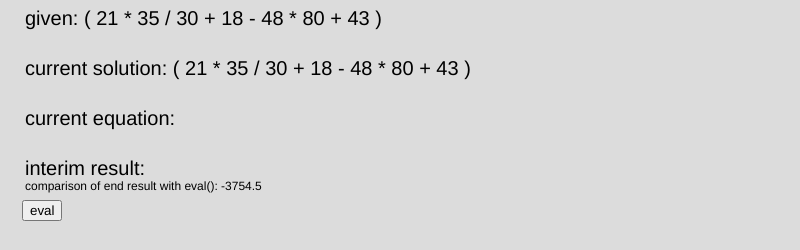
Frame 1 (no input)
Frame 60 (no input): identical to frame 1, image omitted
Frame 120 (the mouse pressed at the canvas centre since frame 60): identical to frame 1, image omitted

The p5.js sketch that drew this single still picture (run headless with seeded random() and noise() and a simulated clock; from frame 60 on, the mouse is pressed at the canvas centre):

// p5.js sketch
// ── sketch.js
//dieses Programm stellt bei jeder Initialisierung einen Zufallsterm.
//Der sollte sich durch drücken des Eval Buttons durchrechnen lassen.
//Zum vergleich wird das Ergebnis nochmal mit eval() unten gezeigt.
//In der konsole wird ein anderer Term angezeigt, der die Funktionalität
//des Klammerparser dokumentiert. Der muss noch in dem ganzen eingebettet
//werden. Ein Zufallstermgenerator mit Klammern wäre noch nötig.

function setup(){
  createCanvas(displayWidth,250)
  klammerVerarbeiter()
  zufallsFormelgenerator()
  button(); 

}


function draw(){
  background(220)
  display();
}



// ── Calc.js
let carr = []; // Rechenkopf

function terminator(){
  
  carr = []
  carr.push(arr[steuerwert-1]); 
  carr.push(arr[steuerwert]);
  carr.push(arr[steuerwert+1]);
    
    if(carr[1] == "*"){
    zwischenergebnis = parseInt(carr[0]) * parseInt(carr[2]);
 
  }
    if(carr[1] == "/"){
    zwischenergebnis = parseInt(carr[0]) / parseInt(carr[2]);         
 
  }
    if(carr[1] == "+"){
    zwischenergebnis = parseInt(carr[0]) + parseInt(carr[2]);    
 
  }
    if(carr[1] == "-"){
    zwischenergebnis = parseInt(carr[0]) - parseInt(carr[2]);
 
  }
   
}

function derWiederzusammenfüger(){
    arr.splice(steuerwert-1,3,zwischenergebnis);
}
// ── Klammerverarbeiter.js
 //Ich bin drin! na das ging ja einfach!.. naja noch nicht ganz

let arrarr = ["12","*","(","(","8","+","4",")","/","3",")","+","2","-","10","/","2"];


function klammerVerarbeiter(){
  let egk1, lok1,  u1 
  let markUp1;
  let markUp2;
  
  egk1 = arrarr.indexOf(")") //sucht erste geschlossene Klammer
  markUp1 = arrarr.splice(egk1+1,arrarr.length-egk1)//schneidet
  lok1 = arrarr.lastIndexOf("(") //sucht letzte offene Klammer
  markUp2 = arrarr.splice(lok1,egk1)//schneidet


     console.log(arrarr, markUp1, markUp2)
}
 
// function klammerAuflösen(){
 
//   arrarr.push(zwischenergebnis) 
 
// }
// ── PunktStrichParser.js

let barr = [] // Anzeige gegeben
let arr = []; // Zwischenterm und Anzeige eingefügt
let zwischenergebnis = "" // Ausgabe
let steuerWert;           //sagt dem Rechner wo er zuerst rechnen soll
let t0, t1, t2, t3;    //speichert positionen der Operatoren 
 

//parsePunktvorStrich() parst die Position der jeweils ersten Rechenart. Wenn  //keine vorhanden gibt die Funktion indexOf -1 aus.
 
function parsePunktvorStrich(){ 
  t0 = arr.indexOf("*");  //Multpicker
  t1 = arr.indexOf("/");  //Divpicker
  t2 = arr.indexOf("+");  //Pluspicker
  t3 = arr.indexOf("-");  //Subspicker
//  console.log("Positionen: "+"*."+t0 , "/."+t1,"+."+ t2,"-."+ t3)
}
// priorisator()
// teilt die Positionen der Rechenoperationen in Punkt und Strich auf
// und sucht nach der jeweils ersten Operation mit niedrigsten wert.
// Strich wird erst ausgegeben, wenn kein Punkt mehr vorhanden.
// Falls eine Rechenart nicht vorhanden ist wird als Position die  
// in Javascript maximal höchste Zahl ausgeben. 
function priorisator(){
 let maxN = Number.MAX_VALUE;
 let mul = maxN;
 let div = maxN;
 let plu = maxN;
 let min = maxN;
  if(t0==-1){}else{ mul = (t0) }
  if(t1==-1){}else{ div = (t1) }
  if(t2==-1){}else{ plu = (t2) }
  if(t3==-1){}else{ min = (t3) } 
  
  let first = Math.min(mul, div);
  let second =Math.min(plu, min);
  
  if(first==maxN){
//  console.log("Strich is first at index:"+second)
    steuerwert = second;
  }else{
//  console.log("Punkt is first at index:"+first)
    steuerwert = first;
  }
  
}
 

 
// ── display.js
function display(){

let gegeben =  join(barr," ")
let gefunden =  join(carr," ")
let weiter =  join(arr," ") 
  textSize(20) 
  geg = text("given: "+gegeben,25,25)
  gef = text("current equation: "+gefunden,25,125)
  gem = text("interim result: "+zwischenergebnis,25,175)
  con = text("current solution: "+weiter,25,75)
  textSize(12)
  ggf = text("comparison of end result with eval(): "+eval(gegeben),25,190)
  
}

function button(){
  submit = createButton("eval")
  submit.position(22,200)
  submit.mousePressed(bla)
}

function bla(){
  if(arr.length>3){
//  klammerVerarbeiter()
  parsePunktvorStrich()
  priorisator()
  terminator()
  derWiederzusammenfüger()
   // klammerAuflösen()
  }else{barr=[];carr=[];zwischenergebnis="";arr=[];  zufallsFormelgenerator()
       }
}
// ── zufallsFormelgenerator.js
// testen dauert dir zu lang? zu faul zum tippen? kein Problem mit dem
// Zufalls-Formelgenerator!


  function zufallsFormelgenerator(){
 
  let multobene = ["+","-","*","/"]; 
  let  n; 
  let  r; 
  let  fu = random(2, 8) // min, max länge der möglichen Terme
for (i=0;i<fu;i++){
   n = Math.round(random(1,100));  // min, max mögliche Zahlen im Term.
   r = random(multobene); // p5 random funktion is very geil, oder? ;)
  arr.push(n)
  arr.push(r)
  barr.push(n)
  barr.push(r)

}
   
  
  arr.pop();  // löscht letztes Element welches Rechenzeichen ist
  barr.pop()
  arr.splice(0,0,"(")
  arr.push(")")
  barr.splice(0,0,"(")
  barr.push(")")
  
}

 
